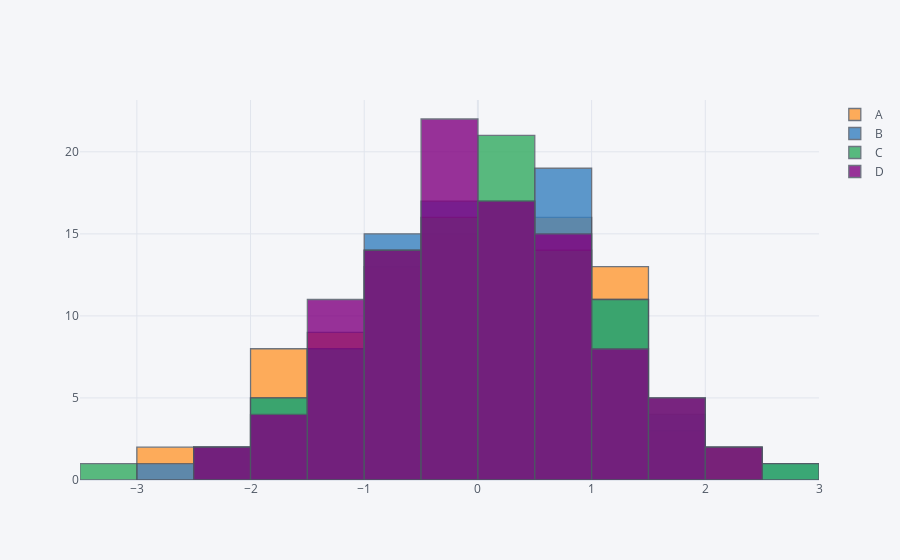

The notebook cell this image was saved under:
### Markdown cell above
`Histograma aninhado de todas as colunas (mesmo tipo de dados)`

### Code cell
df.iplot(kind='hist')
